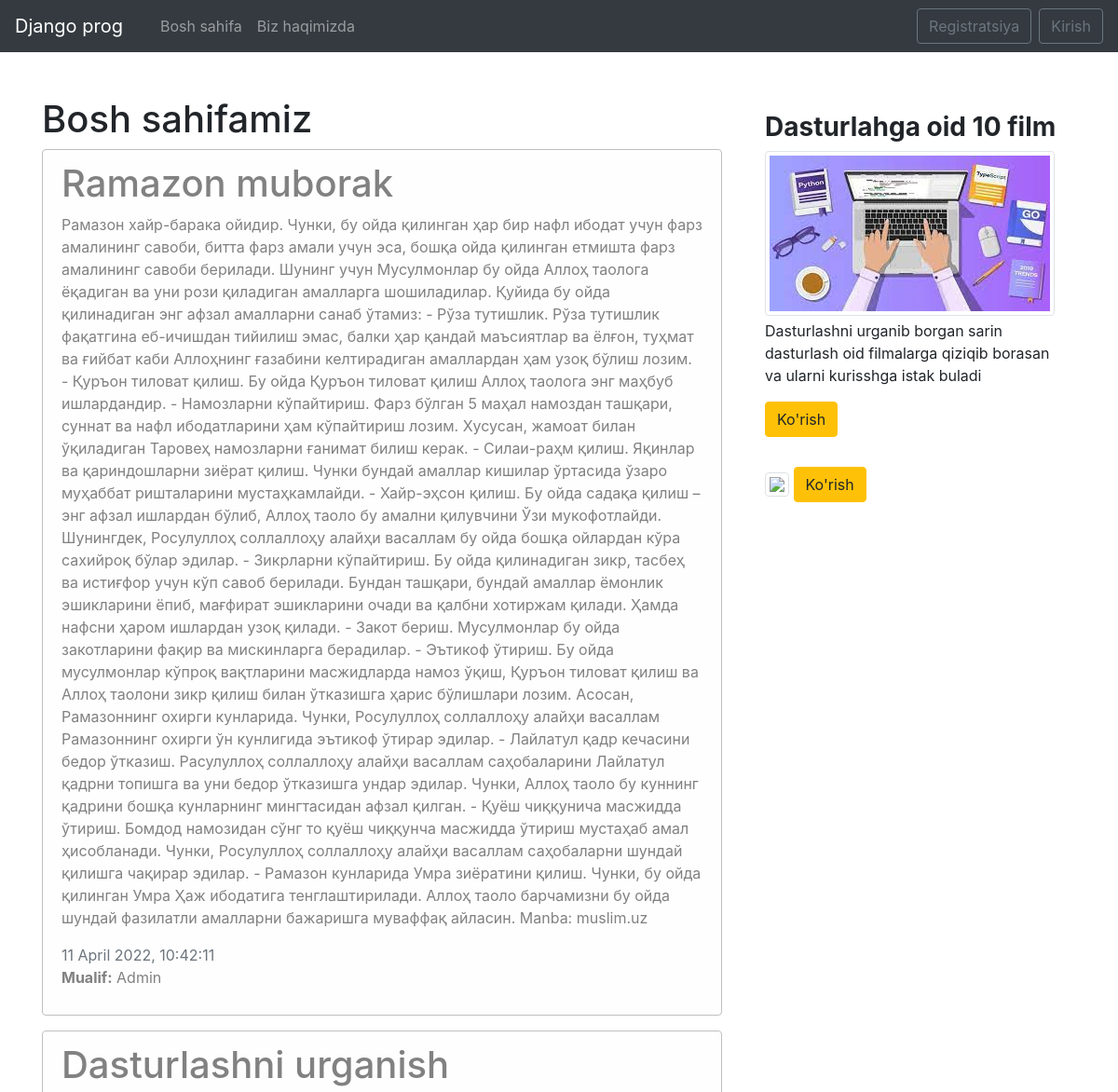
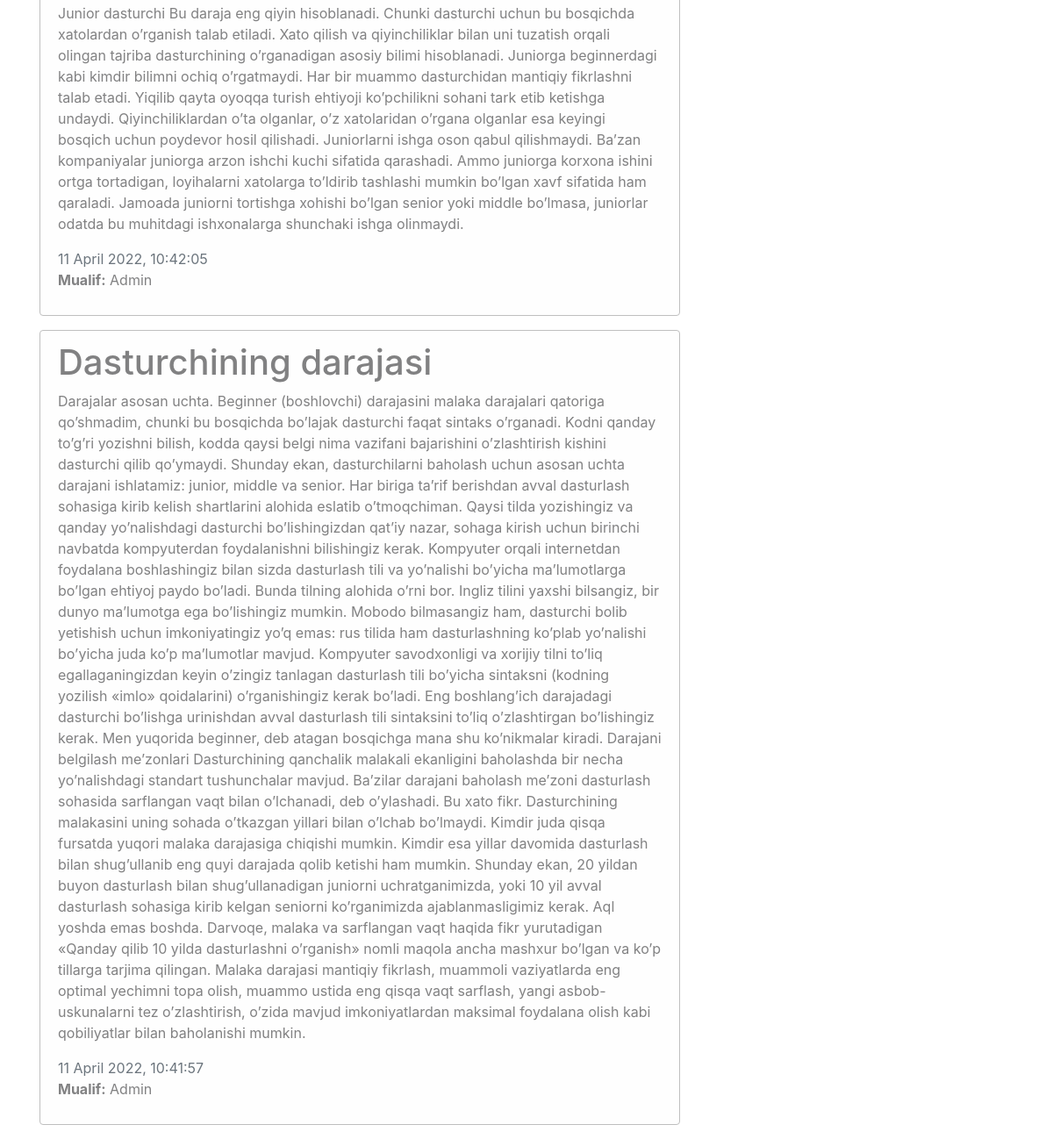
The page / on the database its author committed (2 pictures, top to bottom).
### blog/models.py (models this page shows, shortened)
class News(models.Model):
    title = models.CharField(max_length=100)
    text = models.TextField()
    date = models.DateTimeField(default=timezone.now)
    auth = models.ForeignKey(User, on_delete=models.CASCADE)

### blog/views.py (the view)
# urls.py: path('',views.home, name='blog-home'),
def home(request):
    date = {
        'news':News.objects.all(),
        'title':'Bosh sahifa'
    }
    return render(request, 'blog/home.html', date)

### blog/templates/blog/home.html (shortened to what this page needs)
{% extends 'blog/base.html' %}
{% block content %}
    <h1>Bosh sahifamiz</h1>
    {% for post in news %}
    <div class="alert alert-light">
        <h1>{{post.title}}</h1>
        <p>{{post.text}}</p>
        <span class='text-muted'>{{ post.date|date:"j F Y, H:i:s"}}</span>
        {% if post.avtor %}
        <p><b>Mualif:</b> <markdown>{{post.avtor}}</markdown>{{post.date}}</p>
        {% else %}
            <p><b>Mualif:</b> <markdown>Admin</markdown></p>
        {% endif %}
    </div>
    {% endfor %}
{% endblock %}
{% block aside_news_section %}
<h3><b>Dasturlahga oid 10 film</b></h3>
<imgclass="img-thumbnail mb-1" >
<p>Dasturlashni urganib borgan sarin dasturlash oid
  filmalarga qiziqib borasan va ularni kurisshga istak buladi
</p>
<a href="https://community.uzbekcoders.uz/post/dasturchilar-uchun-maxsus-filmlar-va-seriallar-10-taligi-5ece9de8063a7237b2607038" target="_blank">
  <button class="btn btn-warning">Ko'rish</button>
  {% endblock %}

### blog/static/blog/main.css (style rules this page uses)
body { background:fafafa; }
.alert-light { border-color:#bfbfbf }

### rows shown on the page
News: title "Ramazon muborak", text "Рамазон хайр-барака ойидир. Чунки, бу ойда қилинган ҳар бир нафл ибодат учун фарз амалининг савоби, битта фарз амали учун эса, бошқа ойда қилинган етмишта фарз амалининг савоби берилади. Шунинг учун Мусулмонлар бу ойда Аллоҳ таолога ёқадиган ва уни рози қиладиган амалларга шошиладилар. Қуйида бу ойда қилинадиган энг афзал амалларни санаб ўтамиз: - Рўза тутишлик. Рўза тутишлик фақатгина еб-ичишдан тийилиш эмас, балки ҳар қандай маъсиятлар ва ёлғон, туҳмат ва ғийбат каби Аллоҳнинг ғазабини келтирадиган амаллардан ҳам узоқ бўлиш лозим. - Қуръон тиловат қилиш. Бу ойда Қуръон тиловат қилиш Аллоҳ таолога энг маҳбуб ишлардандир. - Намозларни кўпайтириш. Фарз бўлган 5 маҳал намоздан ташқари, суннат…", date "11 April 2022, 10:42:11"
News: title "Dasturlashni urganish", text "Junior dasturchi Bu daraja eng qiyin hisoblanadi. Chunki dasturchi uchun bu bosqichda xatolardan o’rganish talab etiladi. Xato qilish va qiyinchiliklar bilan uni tuzatish orqali olingan tajriba dasturchining o’rganadigan asosiy bilimi hisoblanadi. Juniorga beginnerdagi kabi kimdir bilimni ochiq o’rgatmaydi. Har bir muammo dasturchidan mantiqiy fikrlashni talab etadi. Yiqilib qayta oyoqqa turish ehtiyoji ko’pchilikni sohani tark etib ketishga undaydi. Qiyinchiliklardan o’ta olganlar, o’z xatolaridan o’rgana olganlar esa keyingi bosqich uchun poydevor hosil qilishadi. Juniorlarni ishga oson qabul qilishmaydi. Ba’zan kompaniyalar juniorga arzon ishchi kuchi sifatida qarashadi. Ammo juniorga…", date "11 April 2022, 10:42:05"
News: title "Dasturchining darajasi", text "Darajalar asosan uchta. Beginner (boshlovchi) darajasini malaka darajalari qatoriga qo’shmadim, chunki bu bosqichda bo’lajak dasturchi faqat sintaks o’rganadi. Kodni qanday to’g’ri yozishni bilish, kodda qaysi belgi nima vazifani bajarishini o’zlashtirish kishini dasturchi qilib qo’ymaydi. Shunday ekan, dasturchilarni baholash uchun asosan uchta darajani ishlatamiz: junior, middle va senior. Har biriga ta’rif berishdan avval dasturlash sohasiga kirib kelish shartlarini alohida eslatib o’tmoqchiman. Qaysi tilda yozishingiz va qanday yo’nalishdagi dasturchi bo’lishingizdan qat’iy nazar, sohaga kirish uchun birinchi navbatda kompyuterdan foydalanishni bilishingiz kerak. Kompyuter orqali…", date "11 April 2022, 10:41:57"
